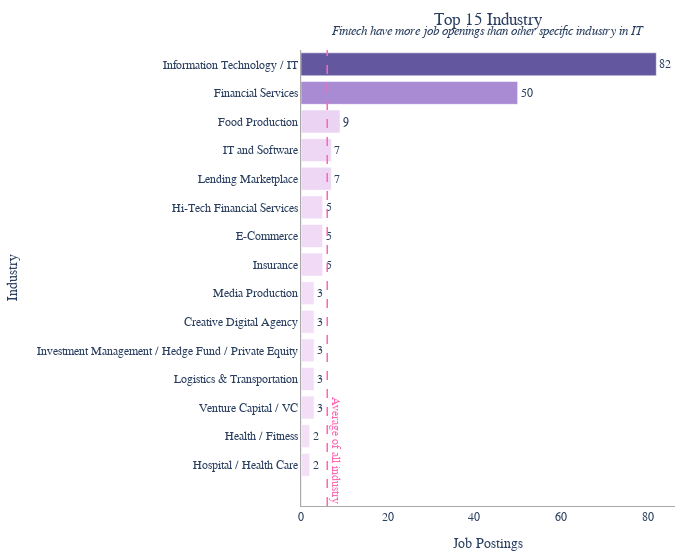

The notebook cell this image was saved under:
### Markdown cell above
### Number of Jobs based on Industry

### Code cell
temp_df = df.groupby('Industry').count()['Id'].sort_values(ascending=False)

fig = px.bar(temp_df[:15], title='Top 15 Industry',
            labels={'category':'Category', 'value':'Job Postings'}, orientation='h',
            color='value', color_continuous_scale='purp', text_auto=True)
fig.update_layout(coloraxis_showscale=False, xaxis_showgrid=False, width=700)
fig.update_yaxes(categoryorder='total ascending')

fig.data[0].texttemplate = '%{x:s}'
fig.data[0].textposition = 'outside'
fig.add_annotation(xref='x domain', yref="y domain", x=0.5, y=1.06, font_size=13,
                   text="<i>Fintech have more job openings than other specific industry in IT</i>", 
                   showarrow=False)

avg = temp_df.mean()
fig.add_vline(x=avg, line_width=1.5, line_dash="dash", line_color="#ff66b3")
fig.add_annotation(x=avg, xanchor="left", y=0.5, text="Average of all industry", showarrow=False,
                   font_color="#ff66b3", textangle=90)

fig.write_html("./static/plots/industry.html")
fig.show()

### Figure 1 — Plotly figure (JSON) as saved in the notebook; plotly's stock layout.template omitted (floating-point values rounded to 4 significant figures)
{"data": [{"alignmentgroup": "True", "hovertemplate": "Job Postings=%{marker.color}<br>Industry=%{y}<extra></extra>", "legendgroup": "", "marker": {"color": [82, 50, 9, 7, 7, 5, 5, 5, 3, 3, 3, 3, 3, 2, 2], "coloraxis": "coloraxis", "pattern": {"shape": ""}}, "name": "", "offsetgroup": "", "orientation": "h", "showlegend": false, "textposition": "outside", "texttemplate": "%{x:s}", "type": "bar", "x": [82, 50, 9, 7, 7, 5, 5, 5, 3, 3, 3, 3, 3, 2, 2], "xaxis": "x", "y": ["Information Technology / IT", "Financial Services", "Food Production", "Lending Marketplace", "IT and Software", "Insurance", "E-Commerce", "Hi-Tech Financial Services", "Venture Capital / VC", "Logistics & Transportation", "Investment Management / Hedge Fund / Private Equity", "Creative Digital Agency", "Media Production", "Hospital / Health Care", "Health / Fitness"], "yaxis": "y"}], "layout": {"annotations": [{"font": {"size": 13}, "showarrow": false, "text": "<i>Fintech have more job openings than other specific industry in IT</i>", "x": 0.5, "xref": "x domain", "y": 1.06, "yref": "y domain"}, {"font": {"color": "#ff66b3"}, "showarrow": false, "text": "Average of all industry", "textangle": 90, "x": 6.056, "xanchor": "left", "y": 0.5}], "barmode": "relative", "coloraxis": {"colorbar": {"title": {"text": "Job Postings"}}, "colorscale": [[0, "rgb(243, 224, 247)"], [0.1667, "rgb(228, 199, 241)"], [0.3333, "rgb(209, 175, 232)"], [0.5, "rgb(185, 152, 221)"], [0.6667, "rgb(159, 130, 206)"], [0.8333, "rgb(130, 109, 186)"], [1, "rgb(99, 88, 159)"]], "showscale": false}, "legend": {"tracegroupgap": 0}, "shapes": [{"line": {"color": "#ff66b3", "dash": "dash", "width": 1.5}, "type": "line", "x0": 6.056, "x1": 6.056, "xref": "x", "y0": 0, "y1": 1, "yref": "y domain"}], "title": {"text": "Top 15 Industry"}, "width": 700, "xaxis": {"anchor": "y", "domain": [0, 1], "showgrid": false, "title": {"text": "Job Postings"}}, "yaxis": {"anchor": "x", "categoryorder": "total ascending", "domain": [0, 1], "title": {"text": "Industry"}}}}
